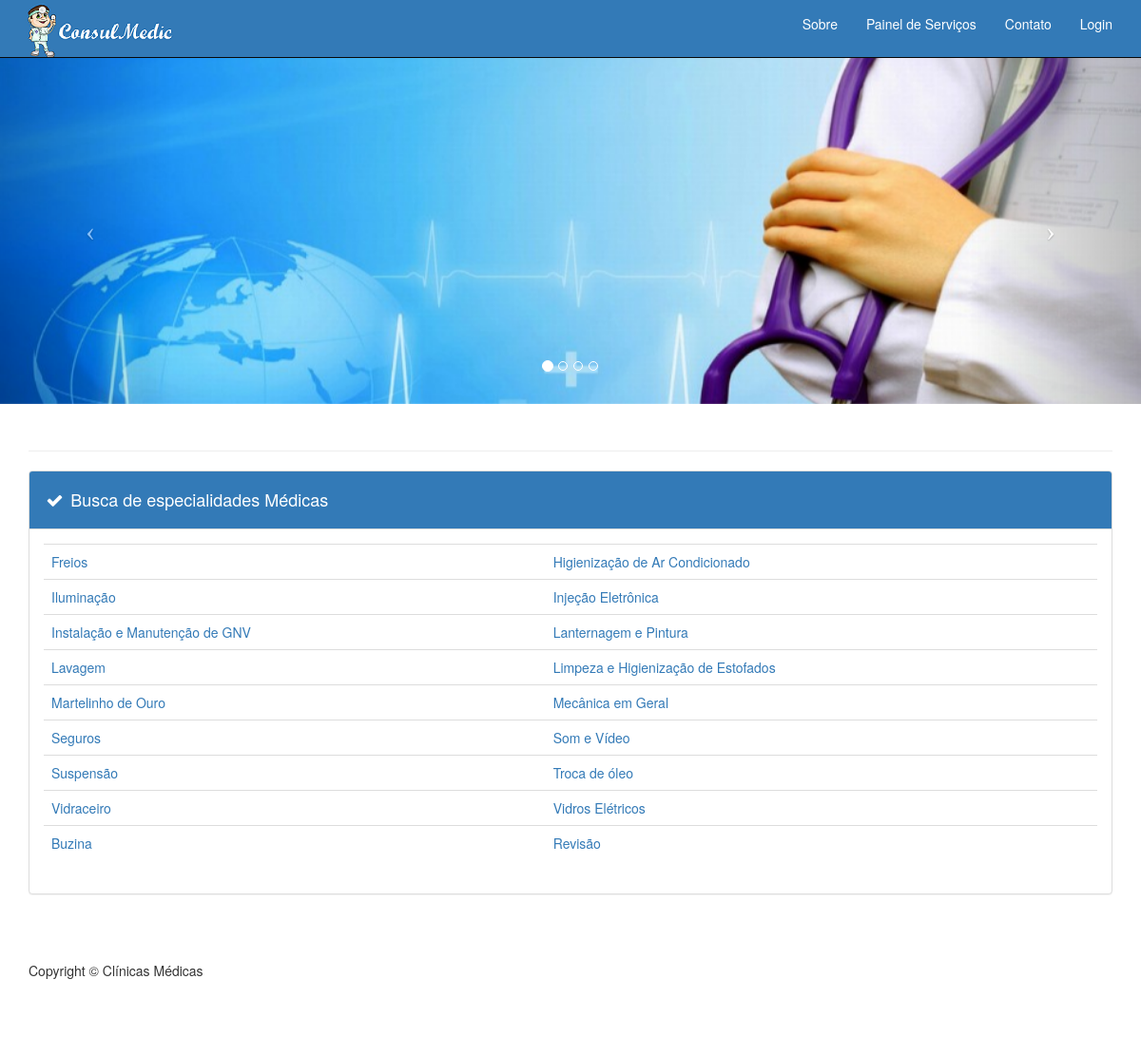
The page / on the database its author committed.
### tables this page shows
CREATE TABLE `servicos` (
  `idServico` int(11) NOT NULL,
  `nomeServico` varchar(155) NOT NULL,
  `estatus` varchar(1) NOT NULL
);

### class/classClinicaMedica.php (called while the page is built, shortened)
<?php
class classClinicaMedica{
    private $host = "localhost";
    private $dbname = "carrolista";
    private $user = "root";
    private $senha = "";
    function conecta(){
        $this->pdo = new PDO("mysql:host=$this->host;dbname=$this->dbname", "$this->user", "$this->senha");
    }
}
?>

### class/classUsuario.php (the view, shortened to what this page needs)
<?php
require 'classClinicaMedica.php';
class classUsuario extends classClinicaMedica{
                  ?>
                <?php
    function listaServico(){
        try{
            $listaServ = $this->pdo->prepare("SELECT * FROM servicos WHERE estatus = :estatus");
            $listaServ->execute(array(
                ':estatus' => 'A'
            ));
            $i=1;
            while ($lista = $listaServ->fetch(PDO::FETCH_ASSOC)){
                if($i % 2 != 0){
                    echo "<tr>"
                            ."<td>"
                                ."<a href=buscaServ2.php?serv=".$lista['idServico'].">"
                                    .$lista['nomeServico']
                                ."</a>"
                            . "<td>";
                }else{
                    echo "<td>"
                            ."<a href=buscaServ2.php?serv=".$lista['idServico'].">"
                                .$lista['nomeServico']
                            ."</a>"
                        ."<td>"
                        ."</tr>";
                }
                $i++;
            }
        } catch (Exception $ex) {
            echo 'Erro: '. $ex->getMessage();
        }
    }
}

### css/modern-business.css (style rules this page uses)
html, body { height: 100%; }
body { padding-top: 50px; }

### rows shown on the page
servicos: nomeServico "Freios"
servicos: nomeServico "Higienização de Ar Condicionado"
servicos: nomeServico "Iluminação"
servicos: nomeServico "Injeção Eletrônica"
servicos: nomeServico "Instalação e Manutenção de GNV"
servicos: nomeServico "Lanternagem e Pintura"
servicos: nomeServico "Lavagem"
servicos: nomeServico "Limpeza e Higienização de Estofados"
servicos: nomeServico "Martelinho de Ouro"
servicos: nomeServico "Mecânica em Geral"
servicos: nomeServico "Seguros"
servicos: nomeServico "Som e Vídeo"
servicos: nomeServico "Suspensão"
servicos: nomeServico "Troca de óleo"
servicos: nomeServico "Vidraceiro"
servicos: nomeServico "Vidros Elétricos"
servicos: nomeServico "Buzina"
servicos: nomeServico "Revisão"
